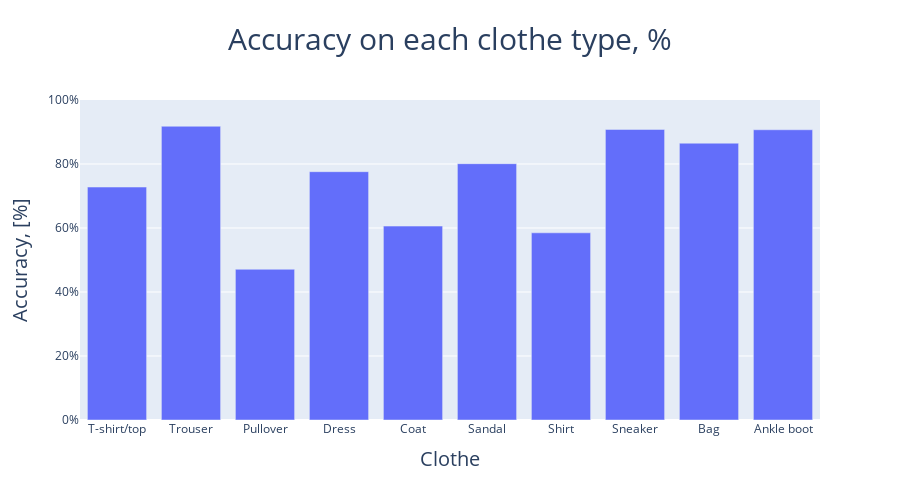

Notebook cell for this chart:
### Code cell
data = [
    go.Bar(x = list(labels.values()), y = accuracies*100),
]

layout = go.Layout(
    height = 500,
    title = dict(
        text = 'Accuracy on each clothe type, %',
        font_size = 30,
        x = .5
    ),
    xaxis = dict(nticks = 11),
    xaxis_title = dict(
        text = 'Clothe',
        font_size = 20
    ),
    yaxis_range = [0,100],
    yaxis=dict(ticksuffix="%"),
    yaxis_title = dict(
        text = 'Accuracy, [%]',
        font_size = 20
    ),
)
go.Figure(data, layout)

### Figure 1 — Plotly figure (JSON) as saved in the notebook; plotly's stock layout.template omitted (floating-point values rounded to 4 significant figures)
{"data": [{"type": "bar", "x": ["T-shirt/top", "Trouser", "Pullover", "Dress", "Coat", "Sandal", "Shirt", "Sneaker", "Bag", "Ankle boot"], "y": [72.8, 91.8, 47.1, 77.6, 60.6, 80.1, 58.5, 90.8, 86.5, 90.7]}], "layout": {"height": 500, "title": {"font": {"size": 30}, "text": "Accuracy on each clothe type, %", "x": 0.5}, "xaxis": {"nticks": 11, "title": {"font": {"size": 20}, "text": "Clothe"}}, "yaxis": {"range": [0, 100], "ticksuffix": "%", "title": {"font": {"size": 20}, "text": "Accuracy, [%]"}}}}
